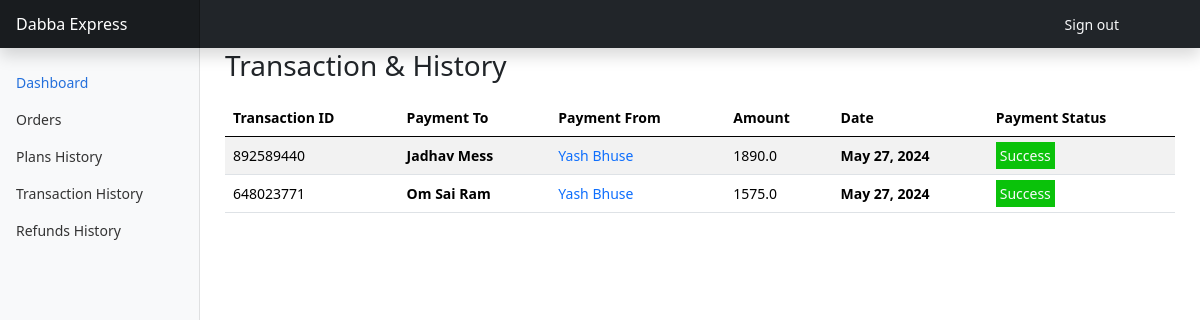
The app's page /customer/transaction/ (signed in) with its own data.
### users/models.py (models this page shows, shortened)
class Transaction(models.Model):
    name = CharField(_("Customer Name"), max_length=254, blank=False, null=False)
    amount = models.FloatField(_("Amount"), null=False, blank=False)
    status = models.CharField(
        _("Payment Status"),
        default=PaymentStatus.PENDING,
        choices=PaymentStatus.choices,
        max_length=254,
        blank=False,
        null=False,
    )
    payment_id = UniqueIDField(primary_key=True)
    date = models.DateTimeField(auto_now_add=True)
    payment_to = models.ForeignKey(Messowner,
                                   related_name="payment_to", blank=True,
                                   on_delete=models.CASCADE, null=True)
    payment_from = models.ForeignKey(User,
                                     related_name="payment_from", blank=True,
                                     on_delete=models.CASCADE,
                                     null=True
                                    )
    refund_from = models.ForeignKey(Messowner,
                        related_name="refund_from", blank=True,
                        on_delete=models.CASCADE,
                        null=True)
    refund_to = models.ForeignKey(User,
                        related_name="refund_to", blank=True,
                        on_delete=models.CASCADE,
                        null=True)

class Messowner(models.Model):
    vendor = models.ForeignKey(User,verbose_name="Vendor", on_delete=models.CASCADE)
    mess_name = models.CharField(verbose_name="Mess Name", max_length=100, blank=True,null=True)
    mess_customers = models.ManyToManyField(User, related_name="customers",
                                            verbose_name="Customer", blank=True)
    employees = models.ManyToManyField(User,related_name="mess_workers",
                                        verbose_name="Mess Worker", blank=True)
    about = models.CharField(max_length=400, verbose_name="About", blank=True)
    class Meta:
        verbose_name = "Vendor's Mess"
        verbose_name_plural = "Mess Details"

class User(AbstractBaseUser, PermissionsMixin):
    class GenderTypes(models.TextChoices):
        MALE = "MALE", "Male"
        FEMALE = "FEMALE", "Female"
    class UserTypes(models.TextChoices):
        ADMIN = "ADMIN", "Admin"
        VENDOR = "VENDOR", "Vendor"
        CUSTOMER = "CUSTOMER", "Customer"
    BASE_USER_TYPE = UserTypes.CUSTOMER
    username = models.CharField(verbose_name="Username", unique=True, max_length=30, null=True, blank=True)
    email = models.EmailField(verbose_name="Email", unique=True, max_length=255)
    id = UniqueIDField(primary_key=True)
    is_active = models.BooleanField(verbose_name="Active", default=True)
    is_staff = models.BooleanField(verbose_name="Staff", default=False)
    registered_at = models.DateTimeField(verbose_name="Registered at", auto_now_add=timezone.now)
    user_type = models.CharField(
        verbose_name=("User Type"), max_length=100, choices=UserTypes.choices, blank=True,
    )
    is_email_verified = models.BooleanField(default=False)
    full_name = models.CharField(verbose_name="Full Name",  max_length=30, null=True, blank=True)
    roll_no = models.CharField(max_length=50, null=True, blank=True, default="")
    year = models.DateField(blank=True, null=True)
    aadhar_no = models.CharField(max_length=16, blank=True, null=True)
    aadhar_picture = models.ImageField(verbose_name="Aadhar Picture", blank=True, null=True)
    phone_no = models.CharField(verbose_name="Phone number", unique=True, max_length=12, null=True, blank=True)
    dob = models.DateField(verbose_name="Date of Birth", blank=True, null=True)
    is_phone_no_verified = models.BooleanField(verbose_name="Phone number verified", default=False)
    profile_photo = models.ImageField(upload_to="user_images", verbose_name="Profile Pic", blank=True)
    gender = models.CharField(verbose_name=("Gender Type"), max_length=20,
                              choices=GenderTypes.choices,  blank=True, null=True)
    reg_number = models.CharField(max_length=50, verbose_name="Registration Number", blank=True, null=True)
    start_date = models.DateField(auto_created=False, blank=True, null=True)
    end_date = models.DateField(auto_created=False, blank=True, null=True)
    address = models.TextField(max_length=300, blank=True, null=True)
    pincode=models.CharField(max_length=20, blank=True, null=True)
    state = models.CharField(max_length=100, blank=True, null=True)
    city = models.CharField(max_length=20, blank=True, null=True)
    street = models.CharField(max_length=200, blank=True, null=True)
    EMAIL_FIELD = "email"
    USERNAME_FIELD = "email"
    objects = UserManager()
    class Meta:
        verbose_name = "User"
        verbose_name_plural = "Users"

### customer/views.py (the view)
# urls.py: path('transaction/', views.get_transaction, name="customer_transaction"),
def get_transaction(request):
    transaction = Transaction.objects.filter(payment_from = request.user).order_by('-date')
    context = {
        'transaction':transaction,
    }
    return render(request, 'customer/transaction.html', context)

### customer/templates/customer/transaction.html
{% extends 'customer_base.html' %}
{% load static %}
{% block content %}
<div class="containter-fluid p-0" style="margin:-11px; margin-top:-31px">
    <h3 class="p-2 px-4 mt-4">Transaction & History</h3>
    <div class="table-responsive mt-2 mb-4 px-4">
        <table class="table table-striped table-md">
          <thead>
            <tr>
              <th scope="col">Transaction ID</th>
              <th scope="col">Payment To</th>
              <th scope="col">Payment From</th>
              <th scope="col">Amount</th>
              <th scope="col">Date</th>
              <th scope="col">Payment Status</th>
            </tr>
          </thead>
          <tbody>
              {% for order in transaction %}
              <tr class="customer">
                  <td>{{order.payment_id}}</td>
                  <td><strong>{{order.payment_to.mess_name|title}}</strong></td>
                  <td class="text-primary">{{order.payment_from.full_name}}</td>
                  <td>{{order.amount}}</td>
                  <td><span style="font-weight:600">{{order.date|date}}</span></td>
                  <td><span class="text-light p-1" {% if order.status == "FAILED" %}
                      style="background:#b4c913; font-weight: 600;"
                      {% elif order.status == "SUCCESS" %} style="background:rgb(10, 194, 10);"
                      {% else %} style="background:#ff1b1bc2;" {% endif %}>
                    {{order.get_status_display}}</span></td>
              </tr>
              {% endfor %}
          </tbody>
        </table>
      </div>
</div>
{% endblock %}

### static/css/dashboard.css (style rules this page uses)
body { font-size: .875rem; }

### records on screen
Transaction: payment_id "892589440", payment_to.mess_name "Jadhav Mess", payment_from.full_name "Yash Bhuse", amount "1890.0", date "May 27, 2024", status "Success"
Transaction: payment_id "648023771", payment_to.mess_name "Om Sai Ram", payment_from.full_name "Yash Bhuse", amount "1575.0", date "May 27, 2024", status "Success"
